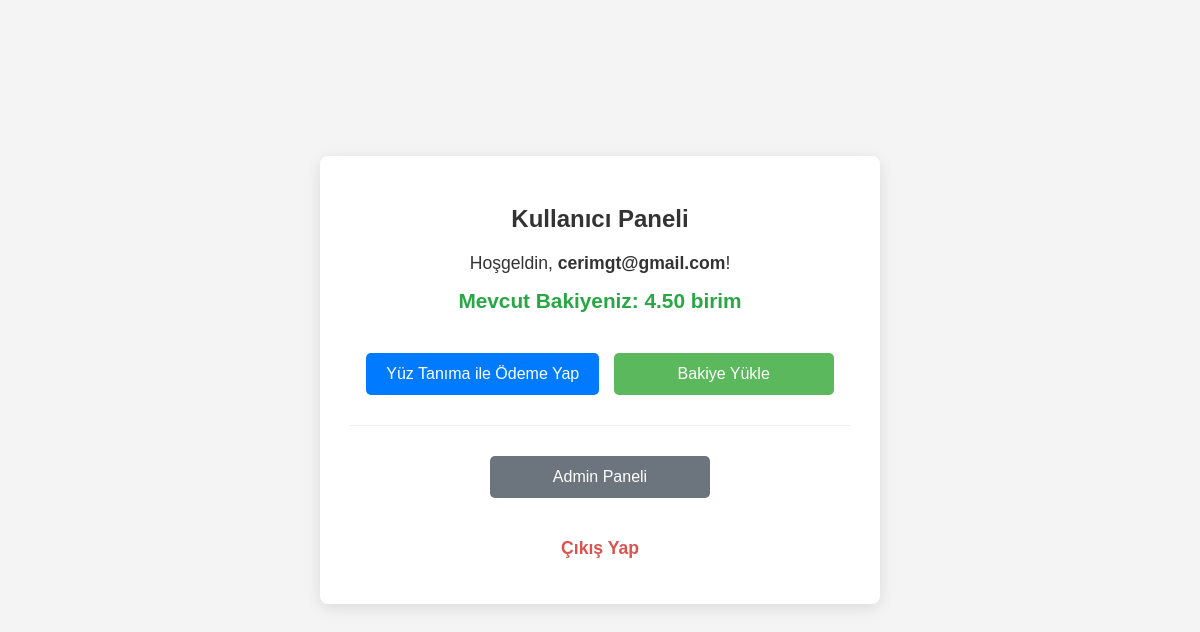
Page /dashboard (signed in) on the earlier database version.
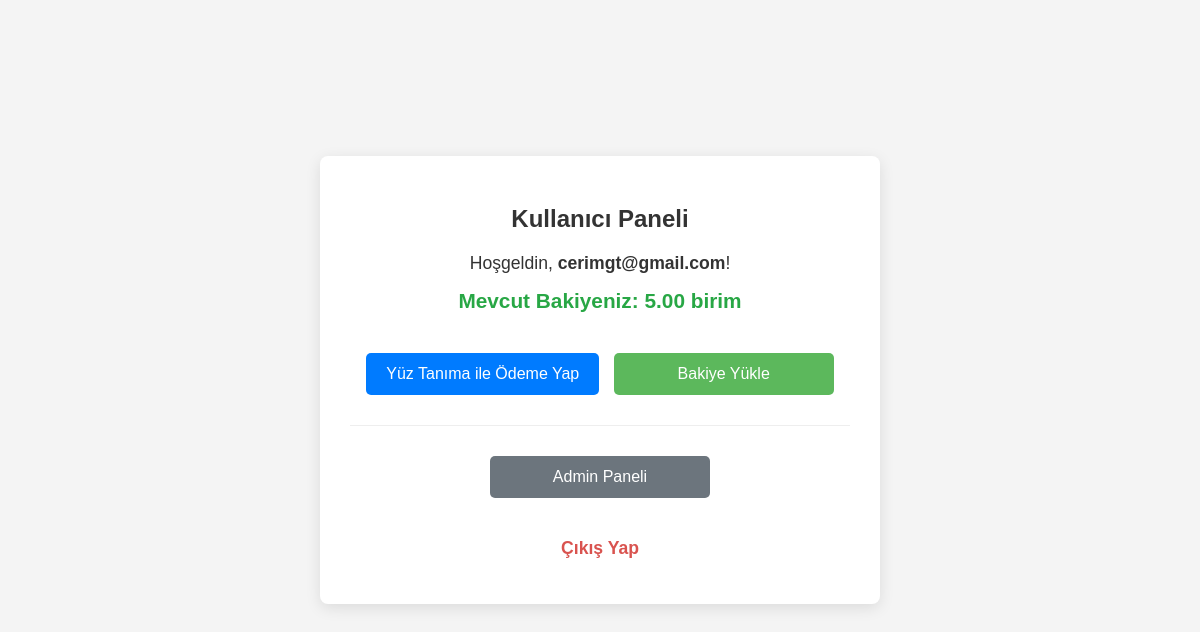
Same page on the later database version.
### src/app.py (models this page shows, shortened)
class User(UserMixin, db.Model):
    id = db.Column(db.Integer, primary_key=True)
    email = db.Column(db.String(120), index=True, unique=True, nullable=False)
    password_hash = db.Column(db.String(256), nullable=False)
    photo_filename = db.Column(db.String(255), nullable=True)
    embedding = db.Column(db.LargeBinary, nullable=True)
    balance = db.Column(db.Numeric(10, 2), nullable=False, default=Decimal('0.00'))
    is_admin = db.Column(db.Boolean, nullable=False, default=False)

### src/app.py (the view)
@app.route('/dashboard')
@login_required
def dashboard():
    return render_template('dashboard.html',
                           user_email=current_user.email,
                           current_balance=current_user.balance,
                           is_admin=current_user.is_admin)

### src/app.py (called while the page is built)
@app.after_request
def add_header(response):
    response.headers['Cache-Control'] = 'no-store, no-cache, must-revalidate, post-check=0, pre-check=0, max-age=0'
    response.headers['Pragma'] = 'no-cache'
    response.headers['Expires'] = '-1'
    return response

@login_manager.user_loader
def load_user(user_id):
    return db.session.get(User, int(user_id))

### src/templates/dashboard.html (shortened to what this page needs)
<!DOCTYPE html>
<html lang="tr">
<head>
</head>
<body>
    <div class="container">
        <h2>Kullanıcı Paneli</h2>
        <p>Hoşgeldin, <strong>{{ user_email }}</strong>!</p>
        <div class="balance-info">
            Mevcut Bakiyeniz: {{ "%.2f"|format(current_balance) }} birim
        </div>
        <div class="actions">
            <a href="{{ url_for('make_payment_page') }}" class="payment-link">Yüz Tanıma ile Ödeme Yap</a>
            <a href="{{ url_for('add_balance_page') }}" class="add-balance-link">Bakiye Yükle</a>
        </div>
        {% if is_admin %}
        <div class="admin-actions">
            <a href="{{ url_for('admin_dashboard') }}">Admin Paneli</a>
        </div>
        {% endif %}
        <p class="logout-link"><a href="{{ url_for('logout') }}">Çıkış Yap</a></p>
    </div>
</body>
</html>

### src/templates/dashboard.html (style rules this page uses)
body { font-family: sans-serif; margin: 20px; background-color: #f4f4f4; color: #333; display: flex; justify-content: center; align-items: center; min-height: 90vh; }
.container { background-color: #fff; padding: 30px; border-radius: 8px; box-shadow: 0 4px 15px rgba(0,0,0,0.1); width: 100%; max-width: 500px; text-align: center; }
h2 { color: #333; margin-bottom: 20px; }
p { font-size: 1.1em; margin-bottom: 15px; }
.balance-info { font-size: 1.3em; font-weight: bold; color: #28a745; margin-bottom: 30px; }
.actions a, .admin-actions a { display: inline-block; text-decoration: none; color: white; padding: 12px 20px; margin: 10px 5px; border-radius: 5px; font-size: 1em; transition: background-color 0.3s ease; min-width: 180px; }
.actions a.payment-link { background-color: #007bff; }
.actions a.add-balance-link { background-color: #5cb85c; }
.admin-actions { margin-top: 20px; border-top: 1px solid #eee; padding-top: 20px; }
.admin-actions a { background-color: #6c757d; }
.logout-link { margin-top: 30px; }
.logout-link a { color: #d9534f; text-decoration: none; font-weight: bold; }

Differences in the rows shown:
changed User "cerimgt@gmail.com": balance "4.50" → "5.00"
